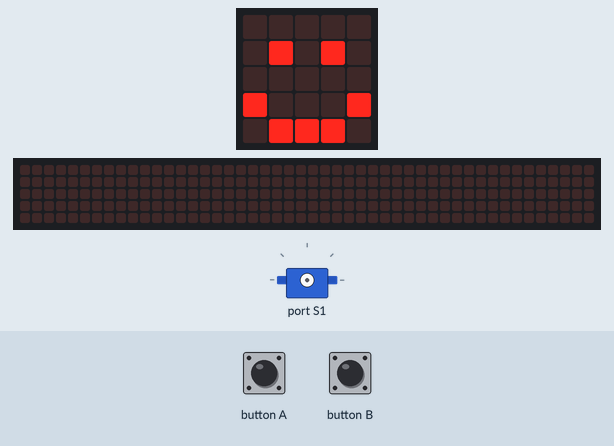
The program below on a simulated BBC micro:bit (MakeCode). Parts: the board's 5×5 LED display, servo, a strip that is not on the board, showing the scrolling text unrolled. The test bench sets the inputs (shaded band). The 48×5 strip is a reading aid, not a part: it shows the text the display is scrolling, unrolled, one strip-width of it at a time.

Above: at 1.8 s.
1.9 s: button B pressed for 0.15 s
At 2.2 s:
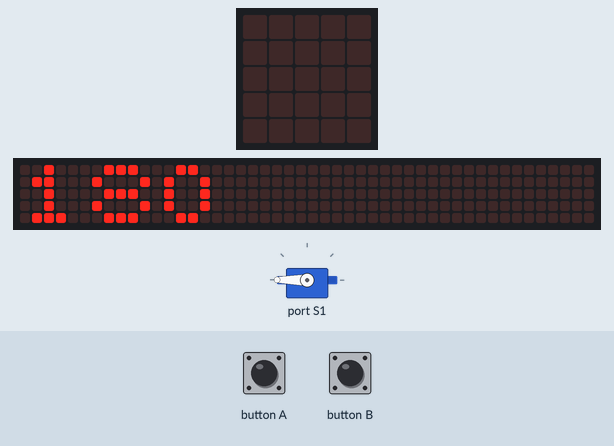
2.6 s: button A pressed for 0.15 s
At 3.17 s:
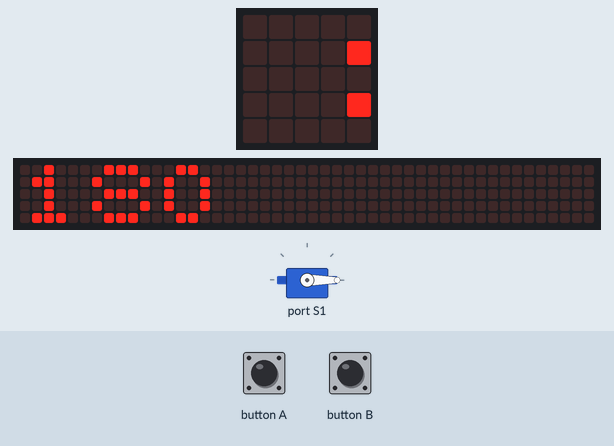
3.3 s: button B pressed for 0.15 s
At 12.2 s:
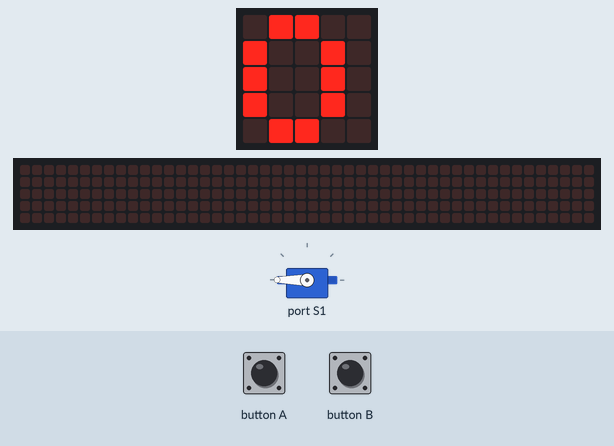
Timing chart, 0 to 12.4 s (numbered marks = the images above; inputs shaded):
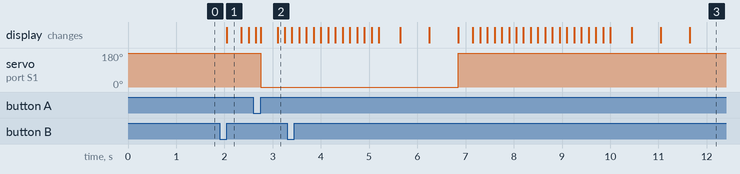

Measured:
- after the input at 1.9 s, the display: changes after 0.15 s (image 1)
- after the input at 2.6 s, servo on port S1: 180° → 0° after 0.15 s; the display: first differs from a run without the input after 0.15 s (image 2 shows a later state)
- after the input at 3.3 s, servo on port S1: 0° → 180° after 3.6 s

The program:

main.ts
```typescript
// (licence header left out)
// variables
let servoNumber1 = robotbit.Servos.S1


//setup
basic.showIcon(IconNames.Happy)


input.onButtonPressed(Button.A, function () {
    robotbit.Servo(servoNumber1, 0)
    basic.clearScreen()
    basic.showString("0")
    basic.showIcon(IconNames.SmallSquare)
    basic.clearScreen()
    basic.showIcon(IconNames.Happy)
})


input.onButtonPressed(Button.B, function () {
    robotbit.Servo(servoNumber1, 180)
    basic.clearScreen()
    basic.showString("180")
    basic.showIcon(IconNames.SmallSquare)
    basic.clearScreen()
    basic.showIcon(IconNames.Happy)
})
```
